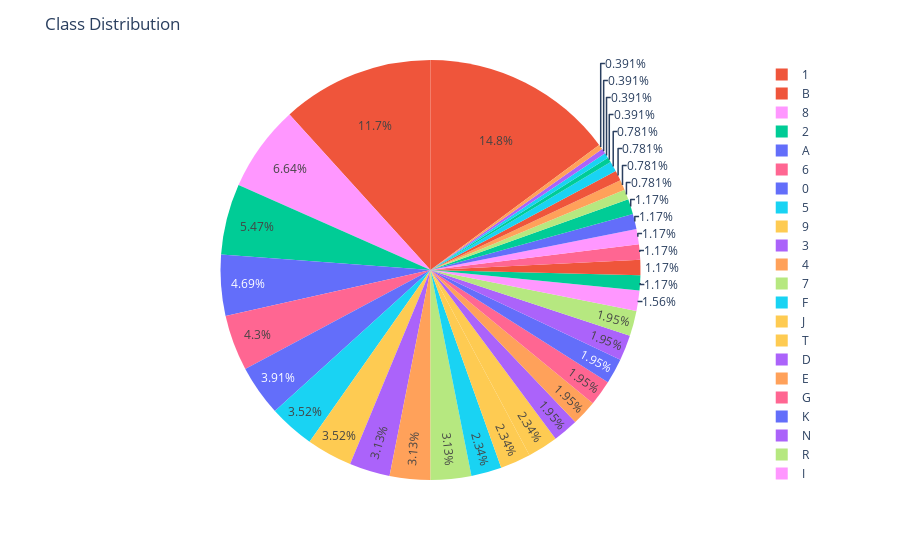
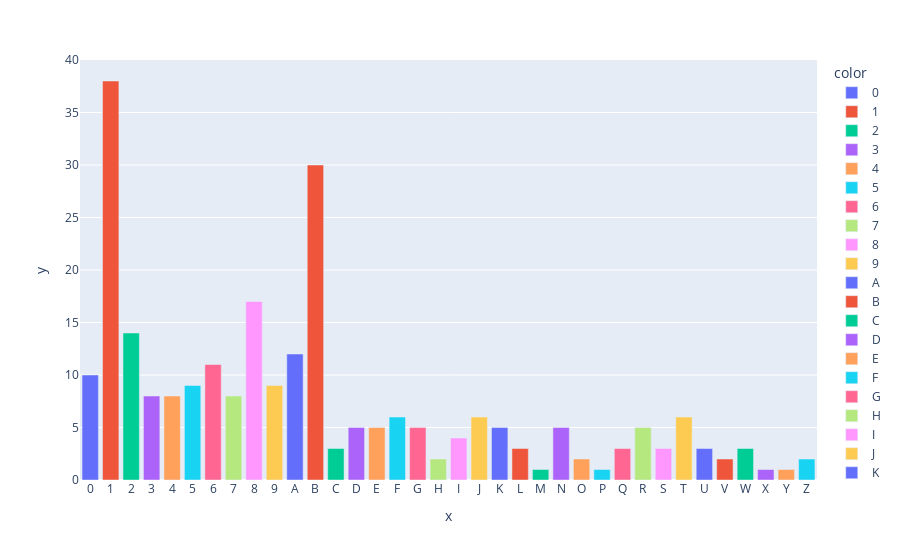

Notebook cell for these charts, in order:
### Code cell
data_dir = '../yolov8-dataset-v2-extracted/test/'

show_distribution(data_dir)

### Figure 1 — Plotly figure (JSON) as saved in the notebook; plotly's stock layout.template omitted (floating-point values rounded to 4 significant figures)
{"data": [{"customdata": [["0"], ["1"], ["2"], ["3"], ["4"], ["5"], ["6"], ["7"], ["8"], ["9"], ["A"], ["B"], ["C"], ["D"], ["E"], ["F"], ["G"], ["H"], ["I"], ["J"], ["K"], ["L"], ["M"], ["N"], ["O"], ["P"], ["Q"], ["R"], ["S"], ["T"], ["U"], ["V"], ["W"], ["X"], ["Y"], ["Z"]], "domain": {"x": [0, 1], "y": [0, 1]}, "hovertemplate": "label=%{label}<br>value=%{value}<br>color=%{customdata[0]}<extra></extra>", "labels": ["0", "1", "2", "3", "4", "5", "6", "7", "8", "9", "A", "B", "C", "D", "E", "F", "G", "H", "I", "J", "K", "L", "M", "N", "O", "P", "Q", "R", "S", "T", "U", "V", "W", "X", "Y", "Z"], "legendgroup": "", "marker": {"colors": ["#636efa", "#EF553B", "#00cc96", "#ab63fa", "#FFA15A", "#19d3f3", "#FF6692", "#B6E880", "#FF97FF", "#FECB52", "#636efa", "#EF553B", "#00cc96", "#ab63fa", "#FFA15A", "#19d3f3", "#FF6692", "#B6E880", "#FF97FF", "#FECB52", "#636efa", "#EF553B", "#00cc96", "#ab63fa", "#FFA15A", "#19d3f3", "#FF6692", "#B6E880", "#FF97FF", "#FECB52", "#636efa", "#EF553B", "#00cc96", "#ab63fa", "#FFA15A", "#19d3f3"]}, "name": "", "showlegend": true, "type": "pie", "values": [10, 38, 14, 8, 8, 9, 11, 8, 17, 9, 12, 30, 3, 5, 5, 6, 5, 2, 4, 6, 5, 3, 1, 5, 2, 1, 3, 5, 3, 6, 3, 2, 3, 1, 1, 2]}], "layout": {"legend": {"tracegroupgap": 0}, "margin": {"t": 60}, "title": {"text": "Class Distribution"}}}

### Figure 2 — Plotly figure (JSON) as saved in the notebook; plotly's stock layout.template omitted (floating-point values rounded to 4 significant figures)
{"data": [{"alignmentgroup": "True", "hovertemplate": "color=0<br>x=%{x}<br>y=%{y}<extra></extra>", "legendgroup": "0", "marker": {"color": "#636efa", "pattern": {"shape": ""}}, "name": "0", "offsetgroup": "0", "orientation": "v", "showlegend": true, "textposition": "auto", "type": "bar", "x": ["0"], "xaxis": "x", "y": [10], "yaxis": "y"}, {"alignmentgroup": "True", "hovertemplate": "color=1<br>x=%{x}<br>y=%{y}<extra></extra>", "legendgroup": "1", "marker": {"color": "#EF553B", "pattern": {"shape": ""}}, "name": "1", "offsetgroup": "1", "orientation": "v", "showlegend": true, "textposition": "auto", "type": "bar", "x": ["1"], "xaxis": "x", "y": [38], "yaxis": "y"}, {"alignmentgroup": "True", "hovertemplate": "color=2<br>x=%{x}<br>y=%{y}<extra></extra>", "legendgroup": "2", "marker": {"color": "#00cc96", "pattern": {"shape": ""}}, "name": "2", "offsetgroup": "2", "orientation": "v", "showlegend": true, "textposition": "auto", "type": "bar", "x": ["2"], "xaxis": "x", "y": [14], "yaxis": "y"}, {"alignmentgroup": "True", "hovertemplate": "color=3<br>x=%{x}<br>y=%{y}<extra></extra>", "legendgroup": "3", "marker": {"color": "#ab63fa", "pattern": {"shape": ""}}, "name": "3", "offsetgroup": "3", "orientation": "v", "showlegend": true, "textposition": "auto", "type": "bar", "x": ["3"], "xaxis": "x", "y": [8], "yaxis": "y"}, {"alignmentgroup": "True", "hovertemplate": "color=4<br>x=%{x}<br>y=%{y}<extra></extra>", "legendgroup": "4", "marker": {"color": "#FFA15A", "pattern": {"shape": ""}}, "name": "4", "offsetgroup": "4", "orientation": "v", "showlegend": true, "textposition": "auto", "type": "bar", "x": ["4"], "xaxis": "x", "y": [8], "yaxis": "y"}, {"alignmentgroup": "True", "hovertemplate": "color=5<br>x=%{x}<br>y=%{y}<extra></extra>", "legendgroup": "5", "marker": {"color": "#19d3f3", "pattern": {"shape": ""}}, "name": "5", "offsetgroup": "5", "orientation": "v", "showlegend": true, "textposition": "auto", "type": "bar", "x": ["5"], "xaxis": "x", "y": [9], "yaxis": "y"}, {"alignmentgroup": "True", "hovertemplate": "color=6<br>x=%{x}<br>y=%{y}<extra></extra>", "legendgroup": "6", "marker": {"color": "#FF6692", "pattern": {"shape": ""}}, "name": "6", "offsetgroup": "6", "orientation": "v", "showlegend": true, "textposition": "auto", "type": "bar", "x": ["6"], "xaxis": "x", "y": [11], "yaxis": "y"}, {"alignmentgroup": "True", "hovertemplate": "color=7<br>x=%{x}<br>y=%{y}<extra></extra>", "legendgroup": "7", "marker": {"color": "#B6E880", "pattern": {"shape": ""}}, "name": "7", "offsetgroup": "7", "orientation": "v", "showlegend": true, "textposition": "auto", "type": "bar", "x": ["7"], "xaxis": "x", "y": [8], "yaxis": "y"}, {"alignmentgroup": "True", "hovertemplate": "color=8<br>x=%{x}<br>y=%{y}<extra></extra>", "legendgroup": "8", "marker": {"color": "#FF97FF", "pattern": {"shape": ""}}, "name": "8", "offsetgroup": "8", "orientation": "v", "showlegend": true, "textposition": "auto", "type": "bar", "x": ["8"], "xaxis": "x", "y": [17], "yaxis": "y"}, {"alignmentgroup": "True", "hovertemplate": "color=9<br>x=%{x}<br>y=%{y}<extra></extra>", "legendgroup": "9", "marker": {"color": "#FECB52", "pattern": {"shape": ""}}, "name": "9", "offsetgroup": "9", "orientation": "v", "showlegend": true, "textposition": "auto", "type": "bar", "x": ["9"], "xaxis": "x", "y": [9], "yaxis": "y"}, {"alignmentgroup": "True", "hovertemplate": "color=A<br>x=%{x}<br>y=%{y}<extra></extra>", "legendgroup": "A", "marker": {"color": "#636efa", "pattern": {"shape": ""}}, "name": "A", "offsetgroup": "A", "orientation": "v", "showlegend": true, "textposition": "auto", "type": "bar", "x": ["A"], "xaxis": "x", "y": [12], "yaxis": "y"}, {"alignmentgroup": "True", "hovertemplate": "color=B<br>x=%{x}<br>y=%{y}<extra></extra>", "legendgroup": "B", "marker": {"color": "#EF553B", "pattern": {"shape": ""}}, "name": "B", "offsetgroup": "B", "orientation": "v", "showlegend": true, "textposition": "auto", "type": "bar", "x": ["B"], "xaxis": "x", "y": [30], "yaxis": "y"}, {"alignmentgroup": "True", "hovertemplate": "color=C<br>x=%{x}<br>y=%{y}<extra></extra>", "legendgroup": "C", "marker": {"color": "#00cc96", "pattern": {"shape": ""}}, "name": "C", "offsetgroup": "C", "orientation": "v", "showlegend": true, "textposition": "auto", "type": "bar", "x": ["C"], "xaxis": "x", "y": [3], "yaxis": "y"}, {"alignmentgroup": "True", "hovertemplate": "color=D<br>x=%{x}<br>y=%{y}<extra></extra>", "legendgroup": "D", "marker": {"color": "#ab63fa", "pattern": {"shape": ""}}, "name": "D", "offsetgroup": "D", "orientation": "v", "showlegend": true, "textposition": "auto", "type": "bar", "x": ["D"], "xaxis": "x", "y": [5], "yaxis": "y"}, {"alignmentgroup": "True", "hovertemplate": "color=E<br>x=%{x}<br>y=%{y}<extra></extra>", "legendgroup": "E", "marker": {"color": "#FFA15A", "pattern": {"shape": ""}}, "name": "E", "offsetgroup": "E", "orientation": "v", "showlegend": true, "textposition": "auto", "type": "bar", "x": ["E"], "xaxis": "x", "y": [5], "yaxis": "y"}, {"alignmentgroup": "True", "hovertemplate": "color=F<br>x=%{x}<br>y=%{y}<extra></extra>", "legendgroup": "F", "marker": {"color": "#19d3f3", "pattern": {"shape": ""}}, "name": "F", "offsetgroup": "F", "orientation": "v", "showlegend": true, "textposition": "auto", "type": "bar", "x": ["F"], "xaxis": "x", "y": [6], "yaxis": "y"}, {"alignmentgroup": "True", "hovertemplate": "color=G<br>x=%{x}<br>y=%{y}<extra></extra>", "legendgroup": "G", "marker": {"color": "#FF6692", "pattern": {"shape": ""}}, "name": "G", "offsetgroup": "G", "orientation": "v", "showlegend": true, "textposition": "auto", "type": "bar", "x": ["G"], "xaxis": "x", "y": [5], "yaxis": "y"}, {"alignmentgroup": "True", "hovertemplate": "color=H<br>x=%{x}<br>y=%{y}<extra></extra>", "legendgroup": "H", "marker": {"color": "#B6E880", "pattern": {"shape": ""}}, "name": "H", "offsetgroup": "H", "orientation": "v", "showlegend": true, "textposition": "auto", "type": "bar", "x": ["H"], "xaxis": "x", "y": [2], "yaxis": "y"}, {"alignmentgroup": "True", "hovertemplate": "color=I<br>x=%{x}<br>y=%{y}<extra></extra>", "legendgroup": "I", "marker": {"color": "#FF97FF", "pattern": {"shape": ""}}, "name": "I", "offsetgroup": "I", "orientation": "v", "showlegend": true, "textposition": "auto", "type": "bar", "x": ["I"], "xaxis": "x", "y": [4], "yaxis": "y"}, {"alignmentgroup": "True", "hovertemplate": "color=J<br>x=%{x}<br>y=%{y}<extra></extra>", "legendgroup": "J", "marker": {"color": "#FECB52", "pattern": {"shape": ""}}, "name": "J", "offsetgroup": "J", "orientation": "v", "showlegend": true, "textposition": "auto", "type": "bar", "x": ["J"], "xaxis": "x", "y": [6], "yaxis": "y"}, {"alignmentgroup": "True", "hovertemplate": "color=K<br>x=%{x}<br>y=%{y}<extra></extra>", "legendgroup": "K", "marker": {"color": "#636efa", "pattern": {"shape": ""}}, "name": "K", "offsetgroup": "K", "orientation": "v", "showlegend": true, "textposition": "auto", "type": "bar", "x": ["K"], "xaxis": "x", "y": [5], "yaxis": "y"}, {"alignmentgroup": "True", "hovertemplate": "color=L<br>x=%{x}<br>y=%{y}<extra></extra>", "legendgroup": "L", "marker": {"color": "#EF553B", "pattern": {"shape": ""}}, "name": "L", "offsetgroup": "L", "orientation": "v", "showlegend": true, "textposition": "auto", "type": "bar", "x": ["L"], "xaxis": "x", "y": [3], "yaxis": "y"}, {"alignmentgroup": "True", "hovertemplate": "color=M<br>x=%{x}<br>y=%{y}<extra></extra>", "legendgroup": "M", "marker": {"color": "#00cc96", "pattern": {"shape": ""}}, "name": "M", "offsetgroup": "M", "orientation": "v", "showlegend": true, "textposition": "auto", "type": "bar", "x": ["M"], "xaxis": "x", "y": [1], "yaxis": "y"}, {"alignmentgroup": "True", "hovertemplate": "color=N<br>x=%{x}<br>y=%{y}<extra></extra>", "legendgroup": "N", "marker": {"color": "#ab63fa", "pattern": {"shape": ""}}, "name": "N", "offsetgroup": "N", "orientation": "v", "showlegend": true, "textposition": "auto", "type": "bar", "x": ["N"], "xaxis": "x", "y": [5], "yaxis": "y"}, {"alignmentgroup": "True", "hovertemplate": "color=O<br>x=%{x}<br>y=%{y}<extra></extra>", "legendgroup": "O", "marker": {"color": "#FFA15A", "pattern": {"shape": ""}}, "name": "O", "offsetgroup": "O", "orientation": "v", "showlegend": true, "textposition": "auto", "type": "bar", "x": ["O"], "xaxis": "x", "y": [2], "yaxis": "y"}, {"alignmentgroup": "True", "hovertemplate": "color=P<br>x=%{x}<br>y=%{y}<extra></extra>", "legendgroup": "P", "marker": {"color": "#19d3f3", "pattern": {"shape": ""}}, "name": "P", "offsetgroup": "P", "orientation": "v", "showlegend": true, "textposition": "auto", "type": "bar", "x": ["P"], "xaxis": "x", "y": [1], "yaxis": "y"}, {"alignmentgroup": "True", "hovertemplate": "color=Q<br>x=%{x}<br>y=%{y}<extra></extra>", "legendgroup": "Q", "marker": {"color": "#FF6692", "pattern": {"shape": ""}}, "name": "Q", "offsetgroup": "Q", "orientation": "v", "showlegend": true, "textposition": "auto", "type": "bar", "x": ["Q"], "xaxis": "x", "y": [3], "yaxis": "y"}, {"alignmentgroup": "True", "hovertemplate": "color=R<br>x=%{x}<br>y=%{y}<extra></extra>", "legendgroup": "R", "marker": {"color": "#B6E880", "pattern": {"shape": ""}}, "name": "R", "offsetgroup": "R", "orientation": "v", "showlegend": true, "textposition": "auto", "type": "bar", "x": ["R"], "xaxis": "x", "y": [5], "yaxis": "y"}, {"alignmentgroup": "True", "hovertemplate": "color=S<br>x=%{x}<br>y=%{y}<extra></extra>", "legendgroup": "S", "marker": {"color": "#FF97FF", "pattern": {"shape": ""}}, "name": "S", "offsetgroup": "S", "orientation": "v", "showlegend": true, "textposition": "auto", "type": "bar", "x": ["S"], "xaxis": "x", "y": [3], "yaxis": "y"}, {"alignmentgroup": "True", "hovertemplate": "color=T<br>x=%{x}<br>y=%{y}<extra></extra>", "legendgroup": "T", "marker": {"color": "#FECB52", "pattern": {"shape": ""}}, "name": "T", "offsetgroup": "T", "orientation": "v", "showlegend": true, "textposition": "auto", "type": "bar", "x": ["T"], "xaxis": "x", "y": [6], "yaxis": "y"}, {"alignmentgroup": "True", "hovertemplate": "color=U<br>x=%{x}<br>y=%{y}<extra></extra>", "legendgroup": "U", "marker": {"color": "#636efa", "pattern": {"shape": ""}}, "name": "U", "offsetgroup": "U", "orientation": "v", "showlegend": true, "textposition": "auto", "type": "bar", "x": ["U"], "xaxis": "x", "y": [3], "yaxis": "y"}, {"alignmentgroup": "True", "hovertemplate": "color=V<br>x=%{x}<br>y=%{y}<extra></extra>", "legendgroup": "V", "marker": {"color": "#EF553B", "pattern": {"shape": ""}}, "name": "V", "offsetgroup": "V", "orientation": "v", "showlegend": true, "textposition": "auto", "type": "bar", "x": ["V"], "xaxis": "x", "y": [2], "yaxis": "y"}, {"alignmentgroup": "True", "hovertemplate": "color=W<br>x=%{x}<br>y=%{y}<extra></extra>", "legendgroup": "W", "marker": {"color": "#00cc96", "pattern": {"shape": ""}}, "name": "W", "offsetgroup": "W", "orientation": "v", "showlegend": true, "textposition": "auto", "type": "bar", "x": ["W"], "xaxis": "x", "y": [3], "yaxis": "y"}, {"alignmentgroup": "True", "hovertemplate": "color=X<br>x=%{x}<br>y=%{y}<extra></extra>", "legendgroup": "X", "marker": {"color": "#ab63fa", "pattern": {"shape": ""}}, "name": "X", "offsetgroup": "X", "orientation": "v", "showlegend": true, "textposition": "auto", "type": "bar", "x": ["X"], "xaxis": "x", "y": [1], "yaxis": "y"}, {"alignmentgroup": "True", "hovertemplate": "color=Y<br>x=%{x}<br>y=%{y}<extra></extra>", "legendgroup": "Y", "marker": {"color": "#FFA15A", "pattern": {"shape": ""}}, "name": "Y", "offsetgroup": "Y", "orientation": "v", "showlegend": true, "textposition": "auto", "type": "bar", "x": ["Y"], "xaxis": "x", "y": [1], "yaxis": "y"}, {"alignmentgroup": "True", "hovertemplate": "color=Z<br>x=%{x}<br>y=%{y}<extra></extra>", "legendgroup": "Z", "marker": {"color": "#19d3f3", "pattern": {"shape": ""}}, "name": "Z", "offsetgroup": "Z", "orientation": "v", "showlegend": true, "textposition": "auto", "type": "bar", "x": ["Z"], "xaxis": "x", "y": [2], "yaxis": "y"}], "layout": {"barmode": "relative", "legend": {"title": {"text": "color"}, "tracegroupgap": 0}, "margin": {"t": 60}, "xaxis": {"anchor": "y", "domain": [0, 1], "title": {"text": "x"}}, "yaxis": {"anchor": "x", "domain": [0, 1], "title": {"text": "y"}}}}
